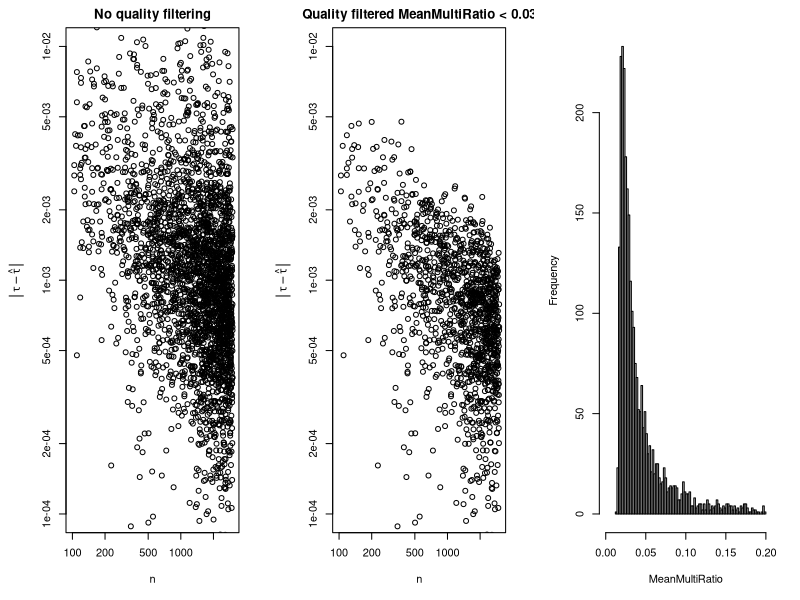

Write the R code that produced this figure.
d = read.table("quality_rand_points02.dat")
pdf('quality_rand_points02.pdf', width=12.0, height=3)
par(mfrow=c(1,3), mar=c(5.1, 5.0, 2.1, 2.1))
with(d, 
	plot(V2, V3, 
		log='xy', 
		xlim=c(100,3000), 
		ylim=c(1e-4,1e-2), 
		xlab=expression(n), 
		ylab=expression(group("|",tau-hat(tau),"|")),
		main='No quality filtering'
	)
)
with(
	d[d$V14 < 0.03,], 
	plot(V2, V3, 
		log='xy', 
		xlim=c(100,3000), 
		ylim=c(1e-4,1e-2), 
		xlab=expression(n), 
		ylab=expression(group("|",tau-hat(tau),"|")),
		main='Quality filtered MeanMultiRatio < 0.03'
	)
)
with(d[d$V14 < 0.2,], hist(V14, breaks=80, main='', xlim=c(0, 0.2), xlab='MeanMultiRatio'))
dev.off()
